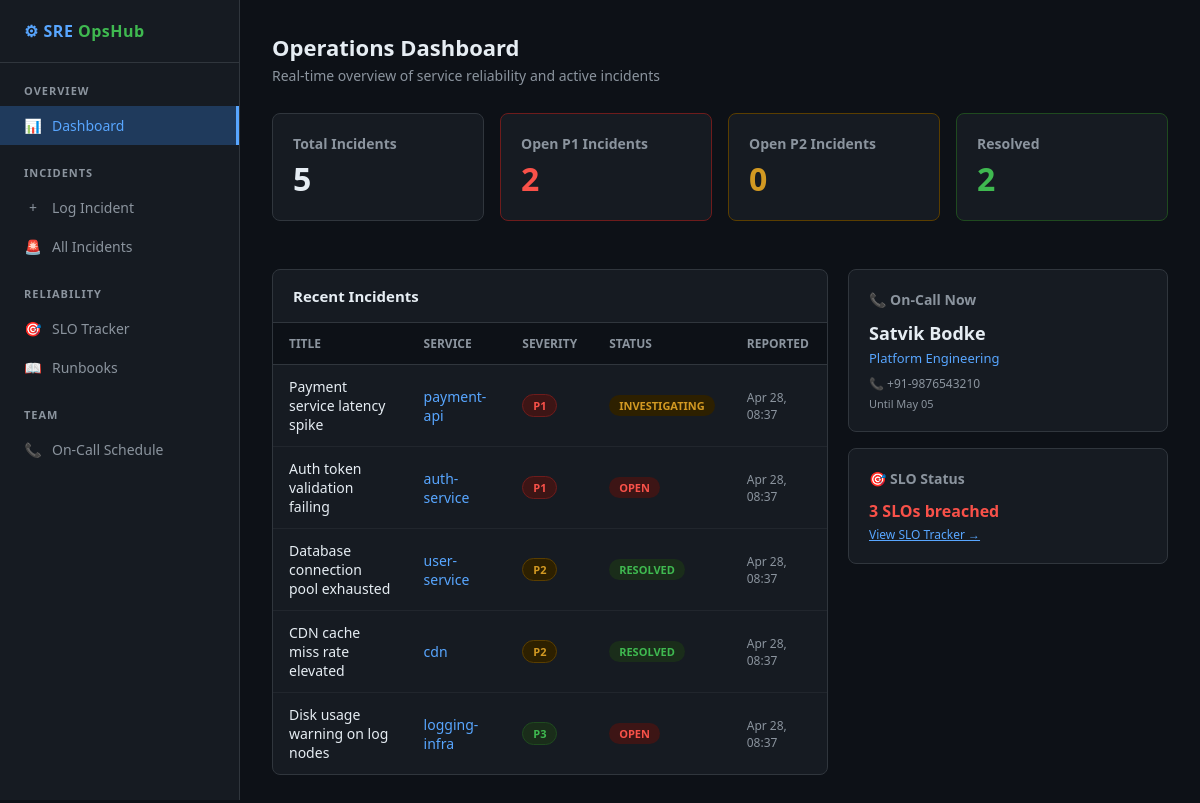
Page /app/index.php on the committed database.
### tables this page shows
CREATE TABLE IF NOT EXISTS incidents (
    id INT AUTO_INCREMENT PRIMARY KEY,
    title VARCHAR(200) NOT NULL,
    severity ENUM('P1','P2','P3') NOT NULL,
    status ENUM('open','investigating','resolved') DEFAULT 'open',
    service VARCHAR(100) NOT NULL,
    description TEXT,
    reported_by VARCHAR(100) NOT NULL,
    created_at TIMESTAMP DEFAULT CURRENT_TIMESTAMP,
    resolved_at TIMESTAMP NULL
);

CREATE TABLE IF NOT EXISTS oncall (
    id INT AUTO_INCREMENT PRIMARY KEY,
    engineer_name VARCHAR(100) NOT NULL,
    team VARCHAR(100) NOT NULL,
    start_date DATE NOT NULL,
    end_date DATE NOT NULL,
    contact VARCHAR(100) NOT NULL
);

### app/index.php (the view)
<?php
require 'db.php';
$total     = $pdo->query("SELECT COUNT(*) FROM incidents")->fetchColumn();
$open_p1   = $pdo->query("SELECT COUNT(*) FROM incidents WHERE severity='P1' AND status != 'resolved'")->fetchColumn();
$open_p2   = $pdo->query("SELECT COUNT(*) FROM incidents WHERE severity='P2' AND status != 'resolved'")->fetchColumn();
$resolved  = $pdo->query("SELECT COUNT(*) FROM incidents WHERE status='resolved'")->fetchColumn();
$recent = $pdo->query(
    "SELECT * FROM incidents ORDER BY created_at DESC LIMIT 5"
)->fetchAll(PDO::FETCH_ASSOC);
$oncall_today = $pdo->query(
    "SELECT * FROM oncall WHERE CURDATE() BETWEEN start_date AND end_date LIMIT 1"
)->fetch(PDO::FETCH_ASSOC);
$slo_breach = $pdo->query(
    "SELECT COUNT(*) FROM slos WHERE current_percent < target_percent"
)->fetchColumn();
require 'header.php';
?>
<div class="page-header">
    <h1>Operations Dashboard</h1>
    <p>Real-time overview of service reliability and active incidents</p>
</div>
<div class="cards-grid">
    <div class="card">
        <h3>Total Incidents</h3>
        <div class="value"><?= $total ?></div>
    </div>
    <div class="card" style="border-color: #6e1c1c;">
        <h3>Open P1 Incidents</h3>
        <div class="value" style="color: #f85149;"><?= $open_p1 ?></div>
    </div>
    <div class="card" style="border-color: #5a3e00;">
        <h3>Open P2 Incidents</h3>
        <div class="value" style="color: #d29922;"><?= $open_p2 ?></div>
    </div>
    <div class="card" style="border-color: #1f4a1f;">
        <h3>Resolved</h3>
        <div class="value" style="color: #3fb950;"><?= $resolved ?></div>
    </div>
</div>
<div style="display: grid; grid-template-columns: 1fr 320px; gap: 20px;">
    <div class="table-wrap">
        <h2>Recent Incidents</h2>
        <table>
            <thead>
                <tr>
                    <th>Title</th>
                    <th>Service</th>
                    <th>Severity</th>
                    <th>Status</th>
                    <th>Reported</th>
                </tr>
            </thead>
            <tbody>
                <?php foreach ($recent as $r): ?>
                <tr>
                    <td><?= htmlspecialchars($r['title']) ?></td>
                    <td style="color:#58a6ff;"><?= htmlspecialchars($r['service']) ?></td>
                    <td><span class="badge badge-<?= strtolower($r['severity']) ?>"><?= $r['severity'] ?></span></td>
                    <td><span class="badge badge-<?= $r['status'] ?>"><?= $r['status'] ?></span></td>
                    <td style="color:#8b949e; font-size:12px;"><?= date('M d, H:i', strtotime($r['created_at'])) ?></td>
                </tr>
                <?php endforeach; ?>
            </tbody>
        </table>
    </div>
    <div>
        <div class="card" style="margin-bottom: 16px;">
            <h3 style="margin-bottom:12px;">&#128222; On-Call Now</h3>
            <?php if ($oncall_today): ?>
                <div style="font-size:18px; font-weight:700; color:#e6edf3;"><?= htmlspecialchars($oncall_today['engineer_name']) ?></div>
                <div style="color:#58a6ff; font-size:13px; margin-top:4px;"><?= htmlspecialchars($oncall_today['team']) ?></div>
                <div style="color:#8b949e; font-size:12px; margin-top:8px;">&#128222; <?= htmlspecialchars($oncall_today['contact']) ?></div>
                <div style="color:#8b949e; font-size:11px; margin-top:4px;">
                    Until <?= date('M d', strtotime($oncall_today['end_date'])) ?>
                </div>
            <?php else: ?>
                <div style="color:#8b949e;">No on-call assigned today</div>
            <?php endif; ?>
        </div>
        <div class="card">
            <h3 style="margin-bottom:12px;">&#127919; SLO Status</h3>
            <?php if ($slo_breach > 0): ?>
                <div style="color:#f85149; font-weight:700; font-size:16px;"><?= $slo_breach ?> SLO<?= $slo_breach > 1 ? 's' : '' ?> breached</div>
                <div style="color:#8b949e; font-size:12px; margin-top:4px;">
                    <a href="manage_slo.php" style="color:#58a6ff;">View SLO Tracker &rarr;</a>
                </div>
            <?php else: ?>
                <div style="color:#3fb950; font-weight:700; font-size:16px;">All SLOs healthy</div>
            <?php endif; ?>
        </div>
    </div>
</div>
<?php require 'footer.php'; ?>

### app/header.php (shortened to what this page needs)
<?php
$current = basename($_SERVER['PHP_SELF']);
?>
<!DOCTYPE html>
<html lang="en">
<head>
</head>
<body>
<div class="sidebar">
    <div class="sidebar-brand">&#9881; SRE <span>OpsHub</span></div>
    <div class="sidebar-label">Overview</div>
    <a href="index.php" class="<?= $current==='index.php' ? 'active' : '' ?>">
        <span class="icon">&#128202;</span> Dashboard
    </a>
    <div class="sidebar-label">Incidents</div>
    <a href="log_incident.php" class="<?= $current==='log_incident.php' ? 'active' : '' ?>">
        <span class="icon">&#43;</span> Log Incident
    </a>
    <a href="view_incidents.php" class="<?= $current==='view_incidents.php' ? 'active' : '' ?>">
        <span class="icon">&#128680;</span> All Incidents
    </a>
    <div class="sidebar-label">Reliability</div>
    <a href="manage_slo.php" class="<?= $current==='manage_slo.php' ? 'active' : '' ?>">
        <span class="icon">&#127919;</span> SLO Tracker
    </a>
    <a href="runbooks.php" class="<?= $current==='runbooks.php' ? 'active' : '' ?>">
        <span class="icon">&#128214;</span> Runbooks
    </a>
    <div class="sidebar-label">Team</div>
    <a href="oncall.php" class="<?= $current==='oncall.php' ? 'active' : '' ?>">
        <span class="icon">&#128222;</span> On-Call Schedule
    </a>
</div>
<div class="main">

### app/footer.php
</div>
</body>
</html>

### app/header.php (style rules this page uses)
* { margin: 0; padding: 0; box-sizing: border-box; }
body { font-family: 'Segoe UI', sans-serif; background: #0d1117; color: #e6edf3; display: flex; min-height: 100vh; }
.sidebar { width: 240px; min-height: 100vh; background: #161b22; border-right: 1px solid #30363d; padding: 0; position: fixed; top: 0; left: 0; }
.sidebar-brand { padding: 20px 24px; border-bottom: 1px solid #30363d; font-size: 16px; font-weight: 700; color: #58a6ff; letter-spacing: 0.5px; }
.sidebar-brand span { color: #3fb950; }
.sidebar-label { padding: 20px 24px 8px; font-size: 11px; font-weight: 600; color: #8b949e; text-transform: uppercase; letter-spacing: 1px; }
.sidebar a { display: flex; align-items: center; gap: 10px; padding: 10px 24px; color: #8b949e; text-decoration: none; font-size: 14px; transition: all 0.2s; }
.sidebar a.active { background: #1f3a5c; color: #58a6ff; border-right: 3px solid #58a6ff; }
.sidebar .icon { width: 18px; text-align: center; }
.main { margin-left: 240px; flex: 1; padding: 32px; }
.page-header { margin-bottom: 28px; }
.page-header h1 { font-size: 22px; font-weight: 700; color: #e6edf3; }
.page-header p { color: #8b949e; font-size: 14px; margin-top: 4px; }
.card { background: #161b22; border: 1px solid #30363d; border-radius: 8px; padding: 20px; margin-bottom: 20px; }
.card h3 { font-size: 14px; color: #8b949e; margin-bottom: 4px; }
.card .value { font-size: 32px; font-weight: 700; color: #e6edf3; }
.cards-grid { display: grid; grid-template-columns: repeat(4, 1fr); gap: 16px; margin-bottom: 28px; }
.table-wrap { background: #161b22; border: 1px solid #30363d; border-radius: 8px; overflow: hidden; }
.table-wrap h2 { padding: 16px 20px; font-size: 15px; border-bottom: 1px solid #30363d; color: #e6edf3; }
table { width: 100%; border-collapse: collapse; }
th { padding: 12px 16px; text-align: left; font-size: 12px; font-weight: 600; color: #8b949e; text-transform: uppercase; background: #0d1117; border-bottom: 1px solid #30363d; }
td { padding: 12px 16px; font-size: 14px; border-bottom: 1px solid #21262d; }
tr:last-child td { border-bottom: none; }
.badge { display: inline-block; padding: 3px 10px; border-radius: 20px; font-size: 11px; font-weight: 700; text-transform: uppercase; }
.badge-p1 { background: #3d1515; color: #f85149; border: 1px solid #6e1c1c; }
.badge-p2 { background: #2d2000; color: #d29922; border: 1px solid #5a3e00; }
.badge-p3 { background: #1a2d1a; color: #3fb950; border: 1px solid #1f4a1f; }
.badge-open { background: #3d1515; color: #f85149; }
.badge-investigating { background: #2d2000; color: #d29922; }
.badge-resolved { background: #1a2d1a; color: #3fb950; }

### rows in the picture
incidents: title "Payment service latency spike", service "payment-api", severity "P1", status "INVESTIGATING", created_at "Apr 28, 08:37"
incidents: title "Auth token validation failing", service "auth-service", severity "P1", status "OPEN", created_at "Apr 28, 08:37"
incidents: title "Database connection pool exhausted", service "user-service", severity "P2", status "RESOLVED", created_at "Apr 28, 08:37"
incidents: title "CDN cache miss rate elevated", service "cdn", severity "P2", status "RESOLVED", created_at "Apr 28, 08:37"
incidents: title "Disk usage warning on log nodes", service "logging-infra", severity "P3", status "OPEN", created_at "Apr 28, 08:37"
oncall: engineer_name "Satvik Bodke", team "Platform Engineering", contact "+91-9876543210", end_date "May 05"

### other values in the picture
$total "5"
$open_p1 "2"
$open_p2 "0"
$resolved "2"
$slo_breach "3"
